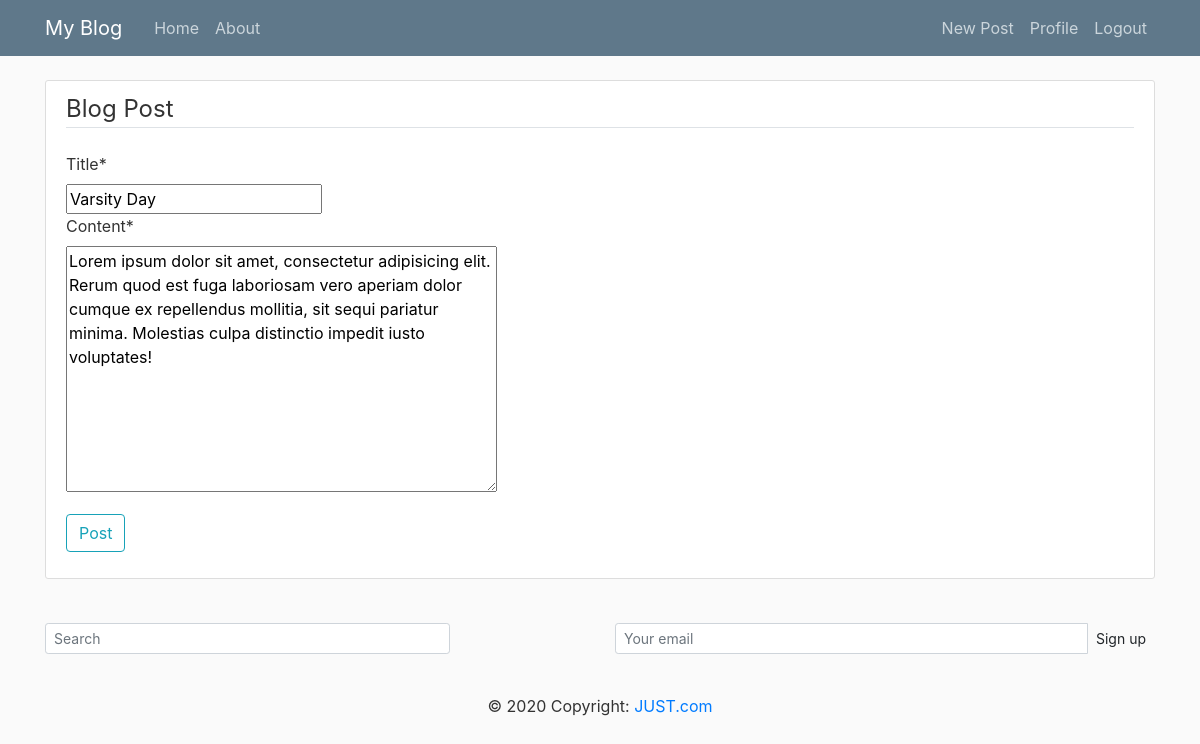
/posts/40/update/ (signed in), run on the app's committed database.
### blog/models.py (models this page shows, shortened)
class Post(models.Model):
	title=models.CharField(max_length=50)
	content=models.TextField()
	date_posted=models.DateTimeField(default=timezone.now)
	author=models.ForeignKey(User,on_delete=models.CASCADE)

### blog/views.py (the view, shortened to what this page needs)
# urls.py: path('posts/<int:pk>/update/',PostUpdateView.as_view(),name="blog_update"),
class PostUpdateView(LoginRequiredMixin,UserPassesTestMixin,UpdateView):
	model=Post
	fields=['title','content']
	def test_func(self):
		post=self.get_object()
		if self.request.user==post.author:
			return True
		return False

### blog/templates/blog/post_form.html (shortened to what this page needs)
{% extends "blog/base.html" %}
{% load crispy_forms_tags %}
{% block content %}
    <div class="content-section">
        <form method="POST">
            <fieldset class="form-group">
                <legend class="border-bottom mb-4">Blog Post</legend>
                {{ form|crispy }}
            </fieldset>
            <div class="form-group">
                <button class="btn btn-outline-info" type="submit">Post</button>
            </div>
        </form>
    </div>
{% endblock content %}

### blog/static/blog/main.css (style rules this page uses)
body { background: #fafafa; color: #333333; margin-top: 5rem; }
.content-section { background: #ffffff; padding: 10px 20px; border: 1px solid #dddddd; border-radius: 3px; margin-bottom: 20px; }

### data on the page
Post: title "Varsity Day", content "Lorem ipsum dolor sit amet, consectetur adipisicing elit. Rerum quod est fuga laboriosam vero aperiam dolor cumque ex repellendus mollitia, sit sequi pariatur minima. Molestias culpa distinctio impedit iusto voluptates!"
